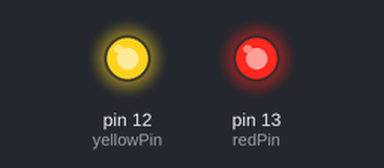
A sketch run on a simulated Arduino Uno, built with avr-gcc and run on an emulated ATmega328P. Parts: output pins drawn as LEDs (lit = HIGH).

Above: at 1.0 s.
At 2.4 s:
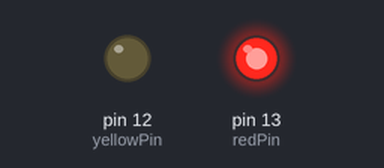
At 7.1 s:
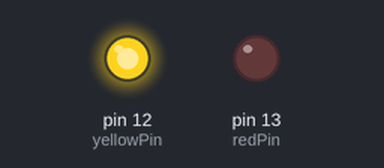
Timing chart, 0 to 8.7 s (numbered marks = the images above):
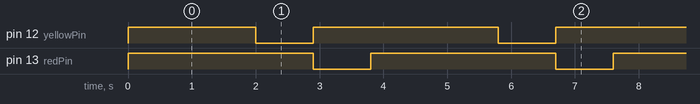

Measured:
- by itself, pin 12 (yellowPin): repeats every 3.8 s: LOW 0.90 s, HIGH 2.9 s
- by itself, pin 13 (redPin): alternates HIGH for 2.9 s and LOW for 0.90 s
- by itself, everything shown: repeats every 3.8 s, in 3 steps

The sketch:

blink.ino
```cpp
int redPin = 13;    // Red LED connected to pin 13
int yellowPin = 12; // Yellow LED on pin 12

void setup() {
  pinMode(redPin, OUTPUT);  // Sets the digital pin as OUTPUT
  pinMode(yellowPin, OUTPUT);  // Sets the digital pin as OUTPUT
}


void loop() {
  digitalWrite(redPin, HIGH);
  digitalWrite(yellowPin, HIGH);
  delay(2000);
  digitalWrite(redPin, HIGH);
  digitalWrite(yellowPin, LOW);
  delay(900);
  digitalWrite(redPin, LOW);
  digitalWrite(yellowPin, HIGH);
  delay(900);
}
```
